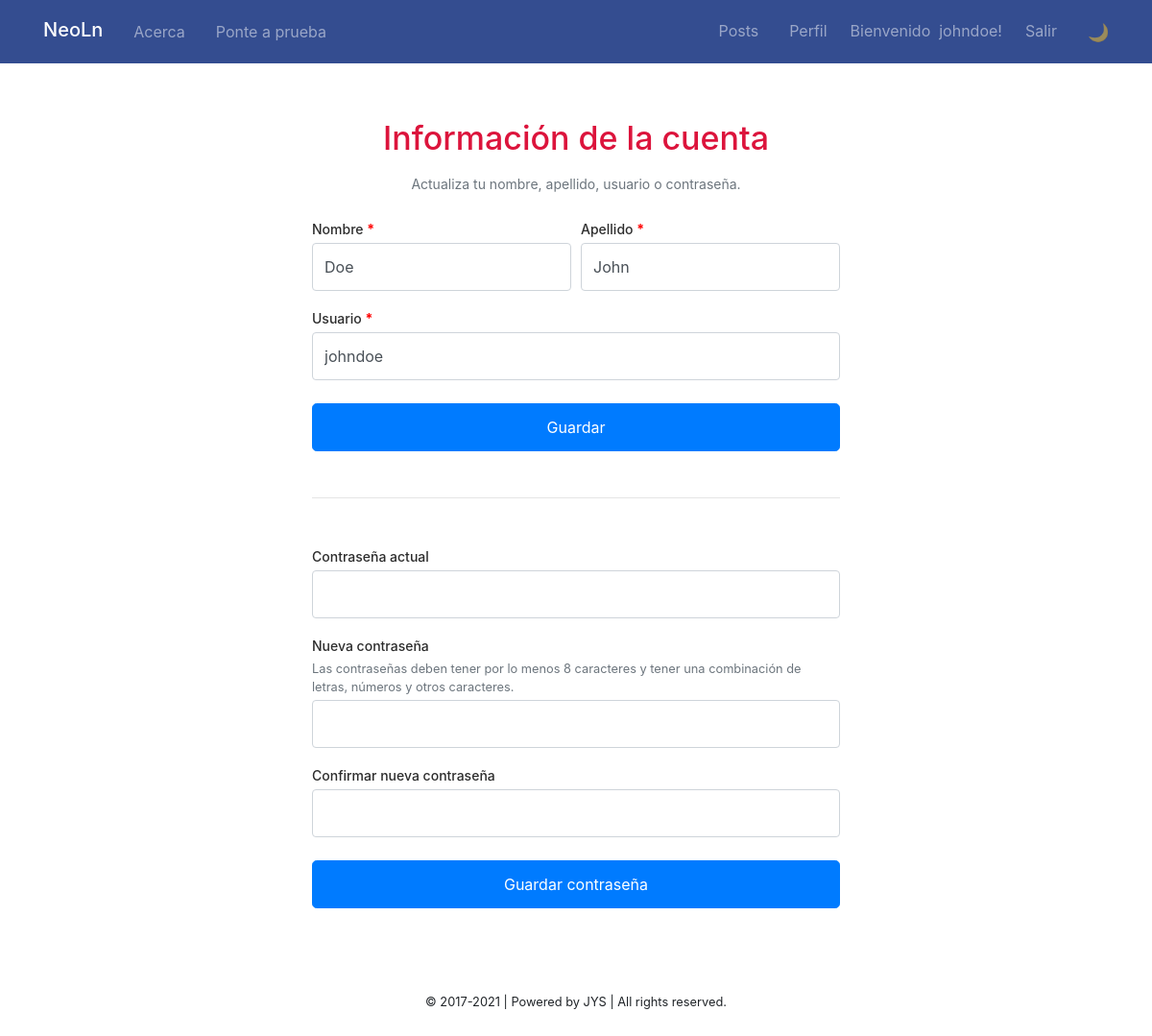
The page /public/profile.php (signed in) on the database its author committed.
### tables this page shows
CREATE TABLE user (
	user_id INT UNSIGNED NOT NULL AUTO_INCREMENT PRIMARY KEY,
	last_name VARCHAR(50) NOT NULL,
	first_name VARCHAR(50) NOT NULL,
	user_name VARCHAR(50) NOT NULL,
	user_email VARCHAR(50) NOT NULL,
	password VARCHAR(255) NOT NULL,
	activation CHAR(32) NOT NULL,
	created_on DATETIME NOT NULL,
	last_modified_on DATETIME NOT NULL,
    deleted TINYINT(1) NOT NULL DEFAULT 0,
    UNIQUE KEY user_email_unique (user_email),
    UNIQUE KEY user_name_unique (user_name)
);

### views/auth/profile_form.phtml (the view, shortened to what this page needs)
<section style="width: 100%;max-width: 570px; margin: auto;padding: 0.625rem;">
    <div class="text-center">
        <h1 class="mb-3 text-crimson">Información de la cuenta</h1>
        <p class="mb-4 text-muted fs-14">Actualiza tu nombre, apellido, usuario o contraseña.</p>
    </div>
    <form class="profile" action="profile.php" method="POST" name="profile">
        <div class="form-row">
            <div class="form-group col-md-6">
                <label for="nombre">Nombre <span class="required">*</span></label>
                <input class="form-control <?= empty($nombre_err) ? '' : 'is-invalid' ?>" id="nombre" type="text" name="nombre" value="<?= htmlspecialchars( $nombre ) ?>" maxlength="32" autocomplete="off" onkeypress="return allow(event, 'car')"/>
            </div>
            <div class="form-group col-md-6">
                <label for="apellido">Apellido <span class="required">*</span></label>
                <input class="form-control <?= empty($apellido_err) ? '' : 'is-invalid' ?>" id="apellido" type="text" name="apellido" value="<?= htmlspecialchars( $apellido ) ?>" maxlength="32" autocomplete="off" onkeypress="return allow(event, 'car')"/>
            </div>
        </div>
        <div class="form-group mb-4">
            <label for="usuario">Usuario <span class="required">*</span></label>
            <input class="form-control <?= empty($usuario_err) ? '' : 'is-invalid' ?>" id="usuario" type="text" name="usuario" value="<?= htmlspecialchars( $usuario ) ?>" maxlength="20" autocomplete="off"/>
        </div>
        <button type="submit" class="btn btn-primary btn-block btn-lg mb-4" name="save_details">Guardar</button>
        <hr class="my-5">
        <div class="form-group">
            <label for="password_actual">Contraseña actual</label>
            <input class="form-control <?= empty($password_actual_err) ? '' : 'is-invalid' ?>" id="password_actual" type="password" name="password_actual" maxlength="32" />
        </div>
        <div class="form-group">
            <label for="password_1">Nueva contraseña</label>
            <small id="passwordHelpBlock" class="form-text text-muted mb-1 mt-0">Las contraseñas deben tener por lo menos 8 caracteres y tener una combinación de letras, números y otros caracteres.</small>
            <input class="form-control <?= empty($password_1_err) ? '' : 'is-invalid' ?>" id="password_1" type="password" name="password_1" maxLength="32" aria-describedby="passwordHelpBlock"/>
        </div>
        <div class="form-group mb-4">
            <label for="password_2">Confirmar nueva contraseña</label>
            <input class="form-control <?= empty($password_2_err) ? '' : 'is-invalid' ?>" id="password_2" type="password" name="password_2" maxLength="32"/>
        </div>
        <button type="submit" class="btn btn-primary btn-block btn-lg" name="save_password">Guardar contraseña</button>
    </form>
</section>

### views/inc/navbar.phtml (shortened to what this page needs)
<nav class="navbar navbar-expand-md navbar-dark shadow-sm" style="background-color: #344D90;">
    <div class="container">
        <a class="navbar-brand mb-1" href="index.php">NeoLn</a>
        <div class="collapse navbar-collapse" id="navbar">
            <ul class="navbar-nav mr-auto">
                <li class="nav-item"><a class="nav-link" href="about.php">Acerca</a></li>
                <li class="nav-item"><a class="nav-link" href="quiz.php">Ponte a prueba</a></li>
            </ul>
            <ul class="navbar-nav ml-auto">
            <?php if (isset( $_SESSION['user_id'] )):
                $user = getUser($_SESSION['user_id']);
            ?>
                <li class="nav-item"><a class="nav-link" href="index.php">Posts</a></li>
                <li class="nav-item"><a class="nav-link" href="profile.php">Perfil</a></li>
                <li class="navbar-text mr-sm-2 ml-sm-2">Bienvenido &nbsp;<span style=""><?= htmlspecialchars($user['user_name']) ?>!</span></li>
                <li class="nav-item"><a class="nav-link" href="logout.php" onclick="return confirm('¿Deseas cerrar la sesión?');">Salir</a></li>
            <?php else: ?>
                <li class="nav-item"><a class="nav-link" href="register.php">Registrarse</a></li>
                <li class="nav-item"><a class="nav-link" href="login.php">Ingresar</a></li>
            <?php endif ?>
                <li class="nav-item">
                    <button class="nav-link dark-switcher theme-icon pr-0" title="Toggle Dark Mode">🌙</button>
                </li>
            </ul>
        </div>
    </div>
</nav>

### public/css/styles.css (style rules this page uses)
.fs-14 { font-size: 0.875rem; }
.navbar-brand { color: #202020; padding: 8.5px 0; font-weight: 500; margin-top: -1px; }
section h1 { font-size: 2.125rem; }
label { font-size: 14px; color: #2D2D2D; margin-bottom: .25rem; font-weight: 500; }
.form-control, .btn-lg { height: calc(1.5em + 1.5rem + 2px); font-size: 1rem; }
.required { color: red;font-weight: bold; }
.text-crimson { color: crimson; }
.theme-icon { font-size: 18px; }
button.dark-switcher { border: none; background-color: transparent; }
@media (min-width: 768px) { .navbar-expand-md .navbar-nav .nav-link { padding-right: 1rem; padding-left: 1rem; } }

### rows shown on the page
user: user_name "johndoe", nombre "Doe", apellido "John", usuario "johndoe"
